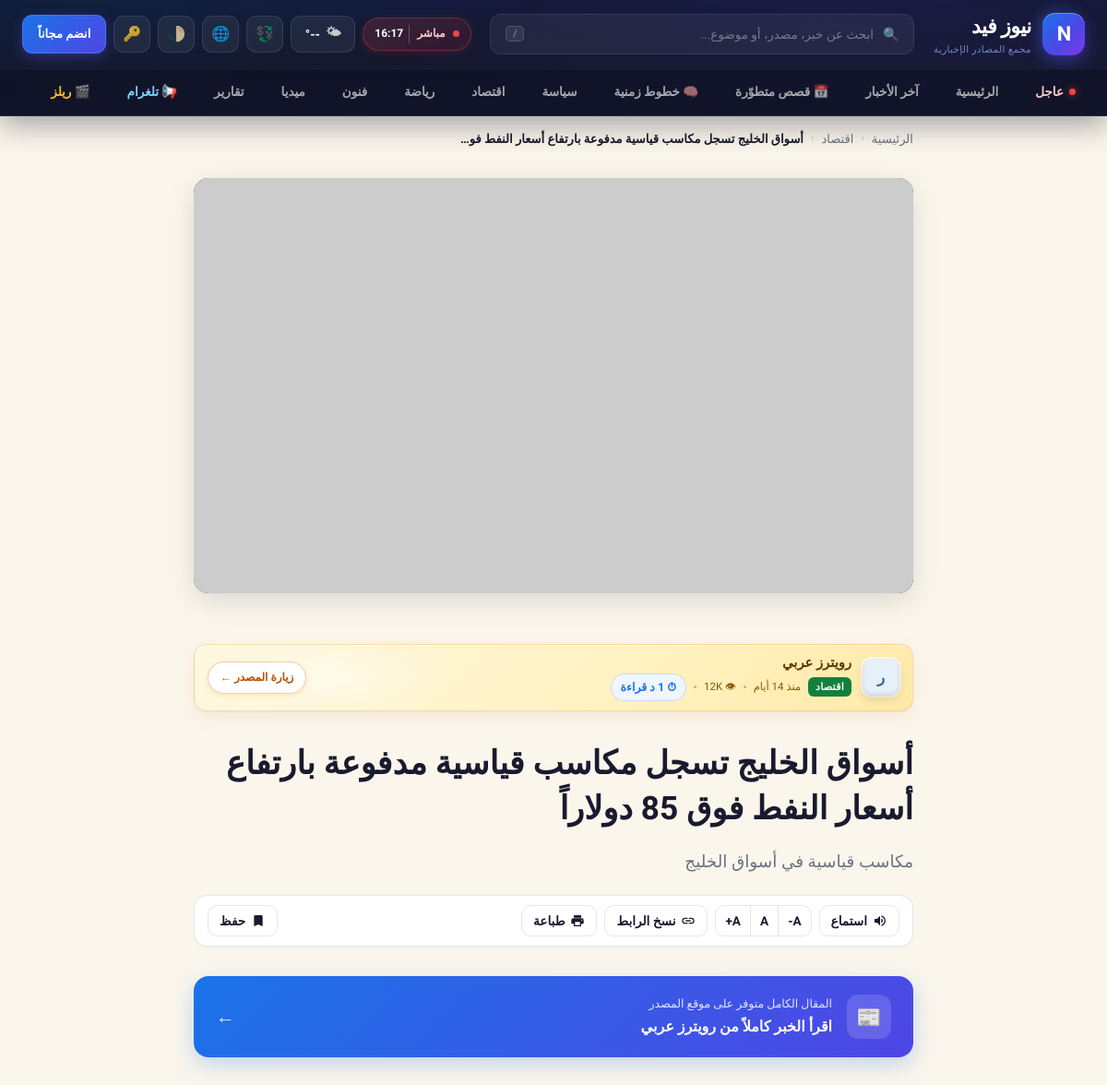
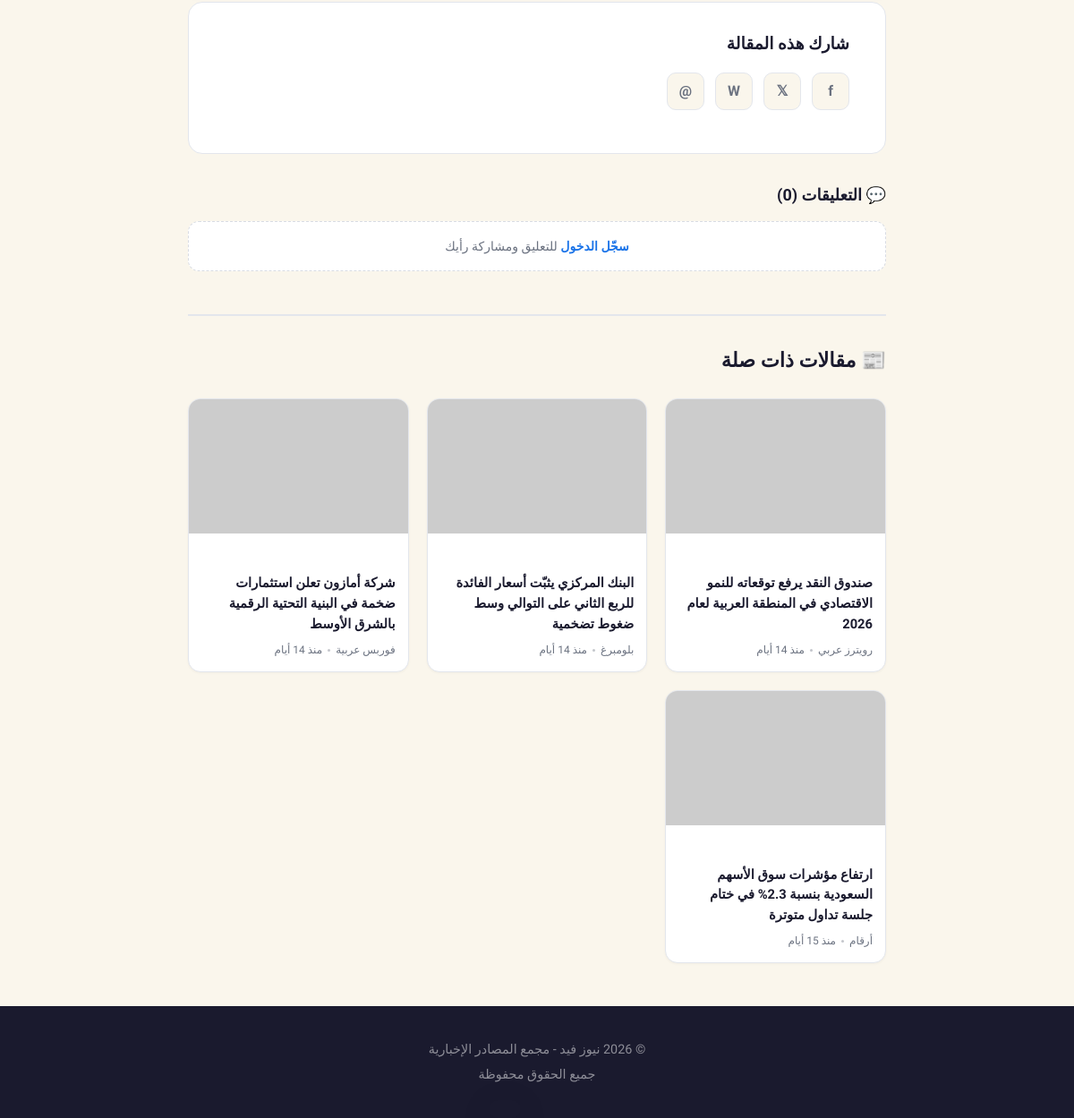
The app's page /article/2 with its own data (2 pictures, top to bottom).
### tables this page shows
CREATE TABLE IF NOT EXISTS `articles` (
  `id` int(11) NOT NULL AUTO_INCREMENT,
  `title` varchar(500) NOT NULL,
  `slug` varchar(500) NOT NULL,
  `excerpt` text DEFAULT NULL,
  `content` longtext DEFAULT NULL,
  `image_url` varchar(500) DEFAULT NULL,
  `source_url` varchar(1000) DEFAULT NULL,
  `category_id` int(11) DEFAULT NULL,
  `source_id` int(11) DEFAULT NULL,
  `is_featured` tinyint(1) DEFAULT 0,
  `is_breaking` tinyint(1) DEFAULT 0,
  `is_hero` tinyint(1) DEFAULT 0,
  `view_count` int(11) DEFAULT 0,
  `comments` int(11) DEFAULT 0,
  `status` enum('published','draft','archived') DEFAULT 'published',
  `published_at` timestamp DEFAULT CURRENT_TIMESTAMP,
  `created_at` timestamp DEFAULT CURRENT_TIMESTAMP,
  `updated_at` timestamp DEFAULT CURRENT_TIMESTAMP ON UPDATE CURRENT_TIMESTAMP,
  PRIMARY KEY (`id`),
  KEY `category_id` (`category_id`),
  KEY `source_id` (`source_id`),
  KEY `status` (`status`),
  KEY `is_breaking` (`is_breaking`),
  KEY `is_featured` (`is_featured`),
  KEY `published_at` (`published_at`),
  CONSTRAINT `fk_article_category` FOREIGN KEY (`category_id`) REFERENCES `categories` (`id`) ON DELETE SET NULL,
  CONSTRAINT `fk_article_source` FOREIGN KEY (`source_id`) REFERENCES `sources` (`id`) ON DELETE SET NULL
);

CREATE TABLE IF NOT EXISTS `categories` (
  `id` int(11) NOT NULL AUTO_INCREMENT,
  `name` varchar(100) NOT NULL,
  `slug` varchar(100) NOT NULL,
  `icon` varchar(10) DEFAULT NULL,
  `css_class` varchar(50) DEFAULT NULL,
  `sort_order` int(11) DEFAULT 0,
  `is_active` tinyint(1) DEFAULT 1,
  `created_at` timestamp DEFAULT CURRENT_TIMESTAMP,
  PRIMARY KEY (`id`),
  UNIQUE KEY `slug` (`slug`)
);

CREATE TABLE IF NOT EXISTS `sources` (
  `id` int(11) NOT NULL AUTO_INCREMENT,
  `name` varchar(200) NOT NULL,
  `slug` varchar(200) NOT NULL,
  `logo_letter` varchar(5) DEFAULT NULL,
  `logo_color` varchar(20) DEFAULT '#5a85b0',
  `logo_bg` varchar(20) DEFAULT '#e5eef8',
  `url` varchar(500) DEFAULT NULL,
  `rss_url` varchar(500) DEFAULT NULL,
  `is_active` tinyint(1) DEFAULT 1,
  `articles_today` int(11) DEFAULT 0,
  `created_at` timestamp DEFAULT CURRENT_TIMESTAMP,
  PRIMARY KEY (`id`),
  UNIQUE KEY `slug` (`slug`)
);

### includes/user_auth.php (called while the page is built, shortened)
<?php
require_once __DIR__ . '/functions.php';
function current_user_id(): ?int {
    $id = $_SESSION[USER_SESSION_KEY] ?? null;
    return $id ? (int)$id : null;
}
function current_user(): ?array {
    static $cached = null;
    if ($cached !== null) return $cached ?: null;
    $id = current_user_id();
    if (!$id) { $cached = false; return null; }
}
function current_theme(): string {
    $u = current_user();
    $c = $_COOKIE['nf_theme'] ?? 'auto';
    return in_array($c, ['light', 'dark', 'auto'], true) ? $c : 'auto';
}

### includes/user_functions.php (called while the page is built, shortened)
<?php
require_once __DIR__ . '/user_auth.php';
function article_comments(int $articleId, ?int $viewerId = null): array {
    try {
        $db = getDB();
        $stmt = $db->prepare("SELECT c.*, u.name as user_name, u.avatar_letter
                              FROM article_comments c
                              INNER JOIN users u ON u.id = c.user_id
                              WHERE c.article_id = ? AND c.is_hidden = 0
                              ORDER BY c.created_at DESC LIMIT 100");
        $stmt->execute([$articleId]);
        $rows = $stmt->fetchAll();
        return $rows;
    } catch (Throwable $e) { return []; }
}

### article.php (the view, shortened to what this page needs)
<?php
require_once __DIR__ . '/includes/functions.php';
require_once __DIR__ . '/includes/user_auth.php';
require_once __DIR__ . '/includes/user_functions.php';
$articleId = isset($_GET['id']) ? (int)$_GET['id'] : 0;
$article = getArticleById($articleId);
$viewer = current_user();
$viewerId = $viewer ? (int)$viewer['id'] : 0;
$isSaved = $viewerId && in_array($articleId, user_bookmark_ids_for($viewerId, [$articleId]), true);
$comments = article_comments($articleId, $viewerId ?: null);
$commentsCount = count($comments);
$pageTheme = current_theme();
$relatedArticles = [];
$seenIds = [$articleId => true];
$relatedLimit = 6;
$db = getDB();
if (!empty($article['cat_slug']) && count($relatedArticles) < $relatedLimit) {
    try {
        $excludeIds = implode(',', array_map('intval', array_keys($seenIds)));
        $need = $relatedLimit - count($relatedArticles);
        $stmt = $db->prepare("SELECT a.id, a.title, a.slug, a.image_url, a.excerpt, a.published_at,
                              c.name as cat_name, c.slug as cat_slug, c.css_class,
                              s.name as source_name
                              FROM articles a
                              LEFT JOIN categories c ON a.category_id = c.id
                              LEFT JOIN sources s ON a.source_id = s.id
                              WHERE c.slug = ? AND a.id NOT IN ({$excludeIds}) AND a.status = 'published'
                              ORDER BY a.published_at DESC LIMIT {$need}");
        $stmt->execute([$article['cat_slug']]);
        foreach ($stmt->fetchAll() as $r) {
            $relatedArticles[] = $r;
        }
    } catch (Throwable $e) {}
}
?>
<!DOCTYPE html>
<html lang="ar" dir="rtl" data-theme="<?php echo e($pageTheme); ?>">
<head>
    <style><?php readfile(__DIR__ . '/assets/css/site-header.min.css'); ?></style>
    <link rel="stylesheet" href="assets/css/user.min.css?v=m2" media="print" onload="this.media='all'">
</head>
<body>
    <?php
    include __DIR__ . '/includes/components/site_header.php';
    ?>
    <?php
        $wordCount = str_word_count(strip_tags(($article['content'] ?? '') . ' ' . ($article['ai_summary'] ?? '')));
        if ($wordCount < 50) $wordCount = mb_strlen(strip_tags($article['content'] ?? '')) / 6;
        $readMinutes = max(1, (int)ceil($wordCount / 180));
        $readMoreUrl = '';
        if (!empty($article['source_url']))       { $readMoreUrl = $article['source_url']; }
        elseif (!empty($article['source_website'])) { $readMoreUrl = $article['source_website']; }
    ?>
    <main class="container">
        <nav class="breadcrumb" aria-label="شريط التنقل">
            <a href="/">الرئيسية</a>
            <span class="sep">‹</span>
            <?php if (!empty($article['cat_name']) && !empty($article['cat_slug'])): ?>
                <a href="/category/<?php echo e($article['cat_slug']); ?>"><?php echo e($article['cat_name']); ?></a>
                <span class="sep">‹</span>
            <?php endif; ?>
            <span class="current"><?php echo e(mb_substr($article['title'], 0, 60)); ?><?php echo mb_strlen($article['title']) > 60 ? '…' : ''; ?></span>
        </nav>
        <?php if ($article['image_url']): ?>
            <?php echo responsiveImg($article['image_url'], $article['title'], '(max-width:768px) 100vw, 820px', [480, 800, 1200], 'article-hero', 'eager', 'fetchpriority="high"'); ?>
        <?php endif; ?>
        <?php if ($article['source_name']):
            $sourceProfileUrl = !empty($article['source_id']) ? sourceUrl((int)$article['source_id']) : '';
        ?>
            <div class="source-top">
                <?php if ($sourceProfileUrl): ?>
                    <a class="source-top-logo-link" href="<?php echo e($sourceProfileUrl); ?>" title="<?php echo e('بروفايل ' . $article['source_name']); ?>">
                <?php endif; ?>
                    <div class="source-logo" style="background: <?php echo e($article['logo_bg'] ?: '#3b82f6'); ?>; color: <?php echo e($article['logo_color'] ?: 'white'); ?>;">
                        <?php echo e(strtoupper(mb_substr($article['source_name'], 0, 1))); ?>
                    </div>
                <?php if ($sourceProfileUrl): ?>
                    </a>
                <?php endif; ?>
                <div class="source-top-info">
                    <?php if ($sourceProfileUrl): ?>
                        <h3><a class="source-top-name" href="<?php echo e($sourceProfileUrl); ?>"><?php echo e($article['source_name']); ?></a></h3>
                    <?php else: ?>
                        <h3><?php echo e($article['source_name']); ?></h3>
                    <?php endif; ?>
                    <div class="source-top-meta">
                        <?php if ($article['cat_name']): ?>
                            <span class="category-badge <?php echo e($article['css_class'] ?? ''); ?>"><?php echo e($article['cat_name']); ?></span>
                        <?php endif; ?>
                        <span><?php echo timeAgo($article['published_at']); ?></span>
                        <span class="dot"></span>
                        <span>👁 <?php echo formatViews($article['view_count']); ?></span>
                        <span class="dot"></span>
                        <span class="read-time-badge">⏱ <?php echo (int)$readMinutes; ?> د قراءة</span>
                    </div>
                </div>
                <?php if ($readMoreUrl): ?>
                    <a class="source-top-visit" href="<?php echo e($readMoreUrl); ?>" target="_blank" rel="noopener noreferrer">
                        زيارة المصدر &larr;
                    </a>
                <?php endif; ?>
            </div>
        <?php endif; ?>
        <article class="article-header">
            <h1 id="articleTitle"><?php echo e($article['title']); ?></h1>
            <?php if (!empty($article['excerpt'])): ?>
                <p class="article-excerpt"><?php echo e($article['excerpt']); ?></p>
            <?php endif; ?>
            <div class="article-toolbar" role="toolbar" aria-label="أدوات المقالة">
                <button type="button" class="tool-btn" id="ttsToggle" title="استمع إلى المقالة">
                    <svg viewBox="0 0 24 24"><path d="M3 9v6h4l5 5V4L7 9H3zm13.5 3c0-1.77-1.02-3.29-2.5-4.03v8.05c1.48-.73 2.5-2.25 2.5-4.02zM14 3.23v2.06c2.89.86 5 3.54 5 6.71s-2.11 5.85-5 6.71v2.06c4.01-.91 7-4.49 7-8.77s-2.99-7.86-7-8.77z"/></svg>
                    <span>استماع</span>
                </button>
                <div class="tool-group" title="حجم الخط">
                    <button type="button" class="tool-btn" id="fontDec" title="تصغير الخط" aria-label="تصغير الخط">A-</button>
                    <button type="button" class="tool-btn" id="fontReset" title="إعادة" aria-label="حجم الخط الافتراضي">A</button>
                    <button type="button" class="tool-btn" id="fontInc" title="تكبير الخط" aria-label="تكبير الخط">A+</button>
                </div>
                <button type="button" class="tool-btn" id="copyLinkBtn" title="نسخ الرابط">
                    <svg viewBox="0 0 24 24"><path d="M3.9 12c0-1.71 1.39-3.1 3.1-3.1h4V7H7a5 5 0 1 0 0 10h4v-1.9H7c-1.71 0-3.1-1.39-3.1-3.1zM8 13h8v-2H8v2zm9-6h-4v1.9h4c1.71 0 3.1 1.39 3.1 3.1s-1.39 3.1-3.1 3.1h-4V17h4a5 5 0 1 0 0-10z"/></svg>
                    <span>نسخ الرابط</span>
                </button>
                <button type="button" class="tool-btn" onclick="window.print()" title="طباعة">
                    <svg viewBox="0 0 24 24"><path d="M19 8H5c-1.66 0-3 1.34-3 3v6h4v4h12v-4h4v-6c0-1.66-1.34-3-3-3zm-3 11H8v-5h8v5zm3-7c-.55 0-1-.45-1-1s.45-1 1-1 1 .45 1 1-.45 1-1 1zm-1-9H6v4h12V3z"/></svg>
                    <span>طباعة</span>
                </button>
                <button type="button" class="tool-btn article-save-btn <?php echo $isSaved ? 'active' : ''; ?>" data-save-id="<?php echo (int)$articleId; ?>" onclick="NF.toggleSave(this)">
                    <svg viewBox="0 0 24 24"><path d="M17 3H7c-1.1 0-2 .9-2 2v16l7-3 7 3V5c0-1.1-.9-2-2-2z"/></svg>
                    <span><?php echo $isSaved ? 'محفوظ' : 'حفظ'; ?></span>
                </button>
            </div>
        </article>
        <?php if (!empty($readMoreUrl)): ?>
            <a class="source-cta" href="<?php echo e($readMoreUrl); ?>" target="_blank" rel="noopener noreferrer">
                <div class="source-cta-icon">📰</div>
                <div class="source-cta-text">
                    <div class="source-cta-label">المقال الكامل متوفر على موقع المصدر</div>
                    <div class="source-cta-title">اقرأ الخبر كاملاً من <?php echo e($article['source_name'] ?? 'المصدر'); ?></div>
                </div>
                <div class="source-cta-arrow">&larr;</div>
            </a>
        <?php endif; ?>
        <div class="article-footer">
            <h3 style="margin-bottom: 1rem;">شارك هذه المقالة</h3>
            <div class="sharing">
                <a href="https://www.facebook.com/sharer/sharer.php?u=<?php echo urlencode(SITE_URL . '/article.php?id=' . $article['id']); ?>" class="share-btn" title="شارك على فيسبوك" target="_blank">f</a>
                <a href="https://twitter.com/intent/tweet?text=<?php echo urlencode($article['title']); ?>&url=<?php echo urlencode(SITE_URL . '/article.php?id=' . $article['id']); ?>" class="share-btn" title="شارك على تويتر" target="_blank">𝕏</a>
                <a href="https://wa.me/?text=<?php echo urlencode($article['title'] . ' ' . SITE_URL . '/article.php?id=' . $article['id']); ?>" class="share-btn" title="شارك على واتس آب" target="_blank">W</a>
                <a href="mailto:?subject=<?php echo urlencode($article['title']); ?>&body=<?php echo urlencode($article['title'] . '\n' . SITE_URL . '/article.php?id=' . $article['id']); ?>" class="share-btn" title="أرسل بالبريد الإلكتروني">@</a>
            </div>
        </div>
        <section class="comments-wrap">
          <h2>💬 التعليقات (<?php echo (int)$commentsCount; ?>)</h2>
          <?php if ($viewerId): ?>
            <form class="comment-form" data-article-id="<?php echo (int)$articleId; ?>" onsubmit="event.preventDefault(); NF.submitComment(this);">
              <textarea placeholder="شاركنا رأيك..." maxlength="2000" required></textarea>
              <div class="cf-bottom">
                <button type="submit" class="btn primary">إرسال</button>
              </div>
            </form>
          <?php else: ?>
            <div class="comment-login-cta">
              <a href="account/login.php?return=<?php echo urlencode('article/' . (int)$articleId); ?>">سجّل الدخول</a>
              للتعليق ومشاركة رأيك
            </div>
          <?php endif; ?>
        </section>
        <?php if (!empty($relatedArticles)): ?>
            <section class="related-section">
                <h2>📰 مقالات ذات صلة</h2>
                <div class="related-grid">
                    <?php foreach ($relatedArticles as $related): ?>
                        <a href="<?php echo articleUrl($related); ?>" class="rel-card">
                            <?php if (!empty($related['image_url'])): ?>
                                <img src="<?php echo e($related['image_url']); ?>" alt="" class="rel-card-img" loading="lazy" decoding="async">
                            <?php endif; ?>
                            <div class="rel-card-body">
                                <?php if (!empty($related['cat_name'])): ?>
                                    <span class="rel-card-cat <?php echo e($related['css_class'] ?? ''); ?>"><?php echo e($related['cat_name']); ?></span>
                                <?php endif; ?>
                                <h3 class="rel-card-title"><?php echo e($related['title']); ?></h3>
                                <div class="rel-card-meta">
                                    <span><?php echo e($related['source_name'] ?? ''); ?></span>
                                    <span class="dot"></span>
                                    <span><?php echo timeAgo($related['published_at']); ?></span>
                                </div>
                            </div>
                        </a>
                    <?php endforeach; ?>
                </div>
            </section>
        <?php endif; ?>
    </main>
    <footer class="footer">
        <div class="container">
            <p>&copy; 2026 <?php echo SITE_NAME; ?> - <?php echo SITE_TAGLINE; ?></p>
            <p>جميع الحقوق محفوظة</p>
        </div>
    </footer>
</body>
</html>

### records on screen
articles: category.name "اقتصاد", title "أسواق الخليج تسجل مكاسب قياسية مدفوعة بارتفاع أسعار النفط فو", source.name "ر", source.name "رويترز عربي", published_at "منذ 14 أيام", view_count "12K", content "1", title "أسواق الخليج تسجل مكاسب قياسية مدفوعة بارتفاع أسعار النفط فوق 85 دولاراً", excerpt "مكاسب قياسية في أسواق الخليج"
articles: title "صندوق النقد يرفع توقعاته للنمو الاقتصادي في المنطقة العربية لعام 2026", source.name "رويترز عربي", published_at "منذ 14 أيام"
articles: title "البنك المركزي يثبّت أسعار الفائدة للربع الثاني على التوالي وسط ضغوط تضخمية", source.name "بلومبرغ", published_at "منذ 14 أيام"
articles: title "شركة أمازون تعلن استثمارات ضخمة في البنية التحتية الرقمية بالشرق الأوسط", source.name "فوربس عربية", published_at "منذ 14 أيام"
articles: title "ارتفاع مؤشرات سوق الأسهم السعودية بنسبة 2.3% في ختام جلسة تداول متوترة", source.name "أرقام", published_at "منذ 15 أيام"

### other values on screen
getSetting('site_name', SITE_NAME) "نيوز فيد"
getSetting('site_tagline', SITE_TAGLINE) "مجمع المصادر الإخبارية"
$commentsCount "0"
SITE_NAME "نيوز فيد"
SITE_TAGLINE "مجمع المصادر الإخبارية"
